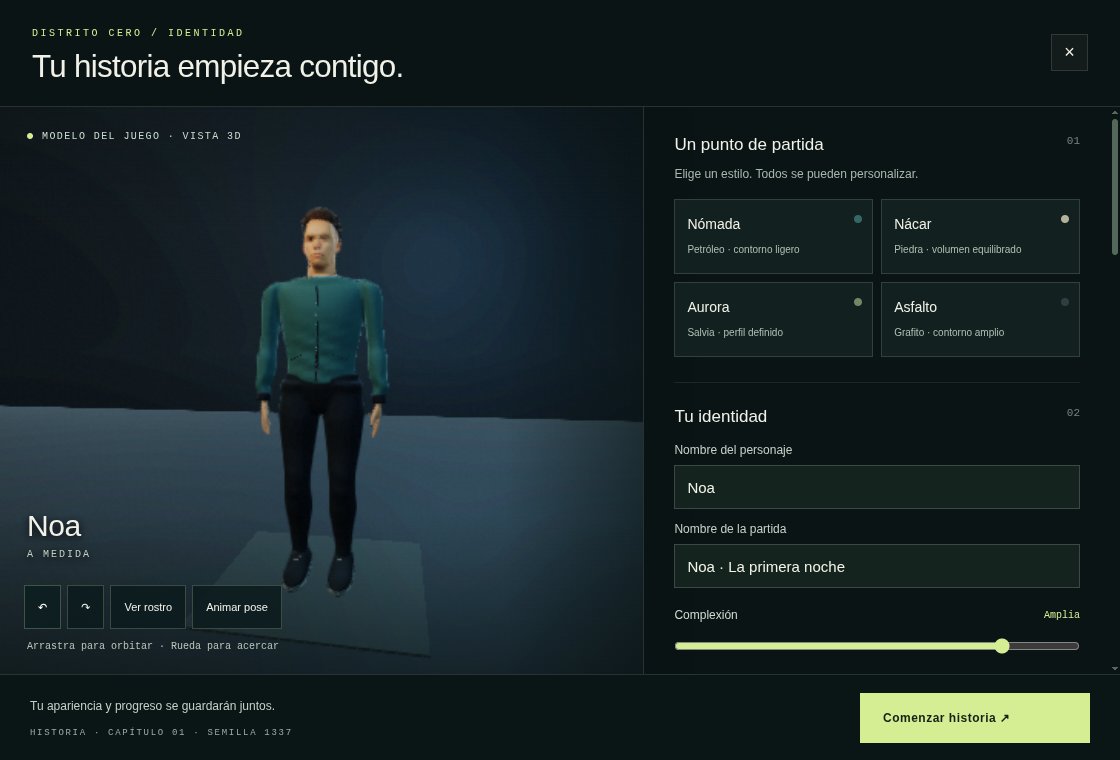
#> input picture qa/v016/01-editor.png, 1120 x 760 px, given in place of review-before-run.png, which was not available
$ python compose_organic_reviews.py
#> lines starting #> are read from the running program, lines starting #| are printed output that depends on the picture; pictures that were not available may be replaced by others from this repository, and a replacement may not be noted
from pathlib import Path
from PIL import Image,ImageDraw,ImageFont
R=Path(__file__).resolve().parents[1];Q=R/'qa/v013';OUT=Path('/mnt/data')
font='/usr/share/fonts/truetype/dejavu/DejaVuSans.ttf'
F=lambda n:ImageFont.truetype(font,n)
def pair(names,labels,out,crop,title,sub):
#> called with out = 'distrito-cero-v0.13-comparacion.jpg', crop = (250, 205, 805, 747), title = 'DISTRITO CERO / MOVIMIENTO'
 ims=[Image.open(Q/name).convert('RGB').crop(crop)for name in names]
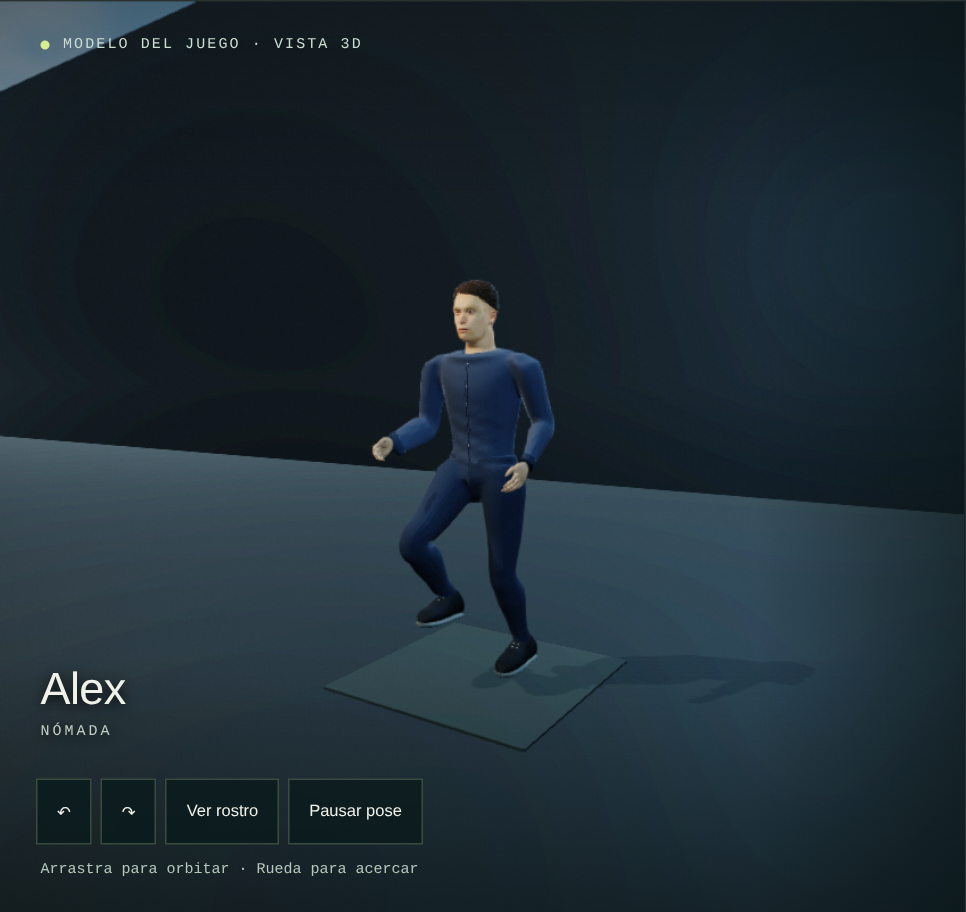
#> input picture qa/v016/review-run.png, 966 x 912 px, found by its file name
#> ims = 2 items
 assert ims[0].size==ims[1].size
 w,h=ims[0].size;gap=16;margin=28;top=102;bottom=52
#> after `w, h = ims[0].size`: w = 555; h = 542
 sheet=Image.new('RGB',(w*2+gap+margin*2,h+top+bottom),(12,21,28));d=ImageDraw.Draw(sheet)
#> after `sheet = Image.new('RGB', (w * 2 + gap + margin * 2, h + top + bottom),`:
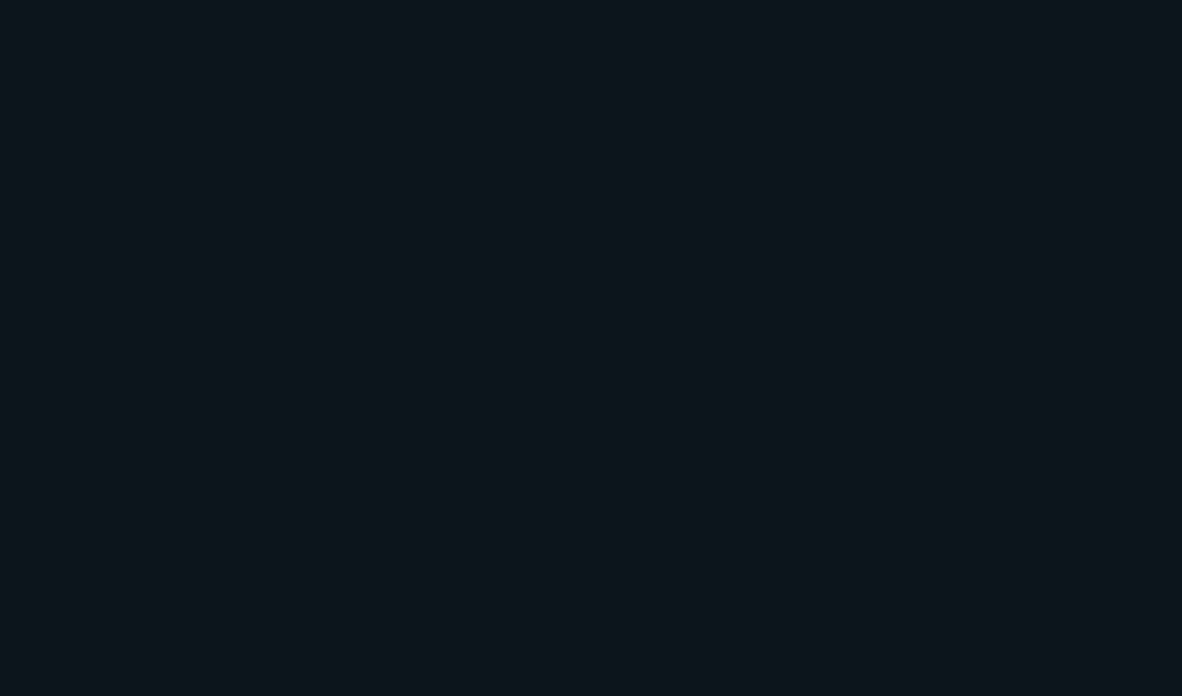
#> sheet: PIL image 1182x696 RGB; mean R, G, B 12, 21, 28
 d.text((margin,19),title,font=F(23),fill=(232,240,241))
 for i,im in enumerate(ims):
  x=margin+i*(w+gap);d.text((x,65),labels[i],font=F(16),fill=(192,221,206));sheet.paste(im,(x,top))
#> this loop made 2 passes
#> x on passes 1 to 2: 28, 599
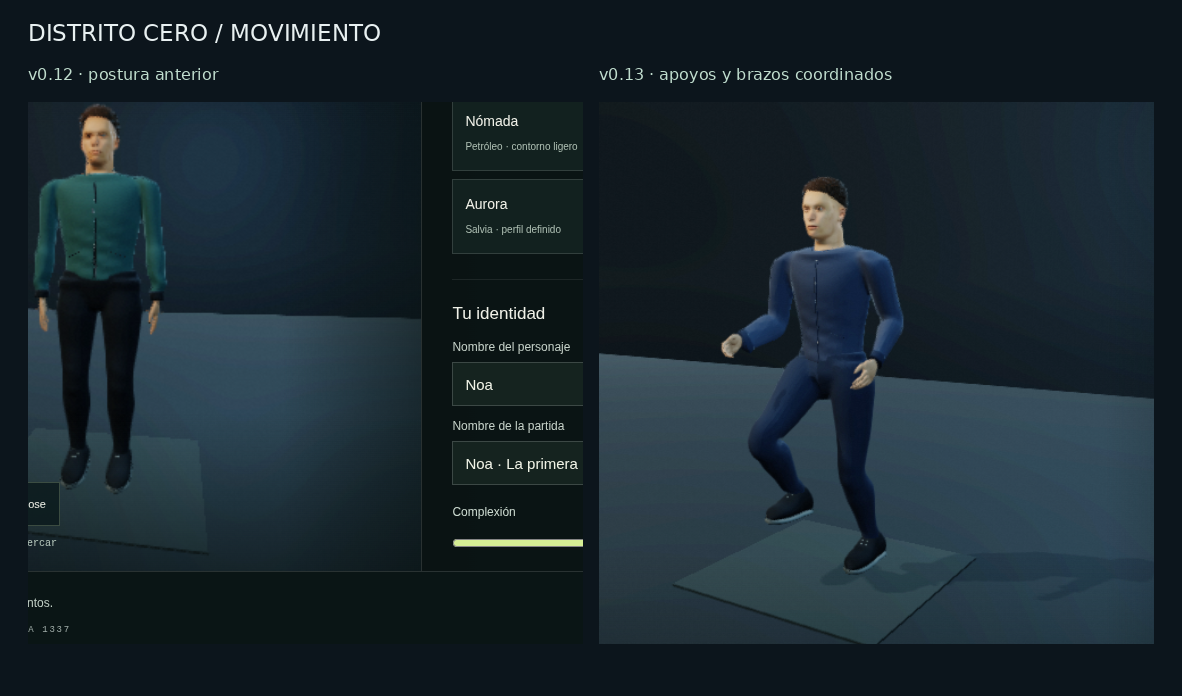
#> sheet: PIL image 1182x696 RGB; mean R, G, B 25.6, 39.3, 46.8
 d.text((margin,top+h+16),sub,font=F(12),fill=(181,197,203));sheet.save(OUT/out,quality=94)
pair(['review-before-run.png','review-run.png'],['v0.12 · postura anterior','v0.13 · apoyos y brazos coordinados'],'distrito-cero-v0.13-comparacion.jpg',(250,205,805,747),'DISTRITO CERO / MOVIMIENTO','Motor real · misma cámara, luz, velocidad y fase de referencia · sin retoque del personaje')
pair(['review-hand.png','review-grip.png'],['Mano abierta','Flexión de estudio'],'distrito-cero-v0.13-manos.jpg',(275,220,752,690),'DISTRITO CERO / MANOS','Capturas del motor · no es contacto físico por dedo ni una nueva malla escaneada')
#> call 2 of pair, with out = 'distrito-cero-v0.13-manos.jpg', crop = (275, 220, 752, 690), title = 'DISTRITO CERO / MANOS'
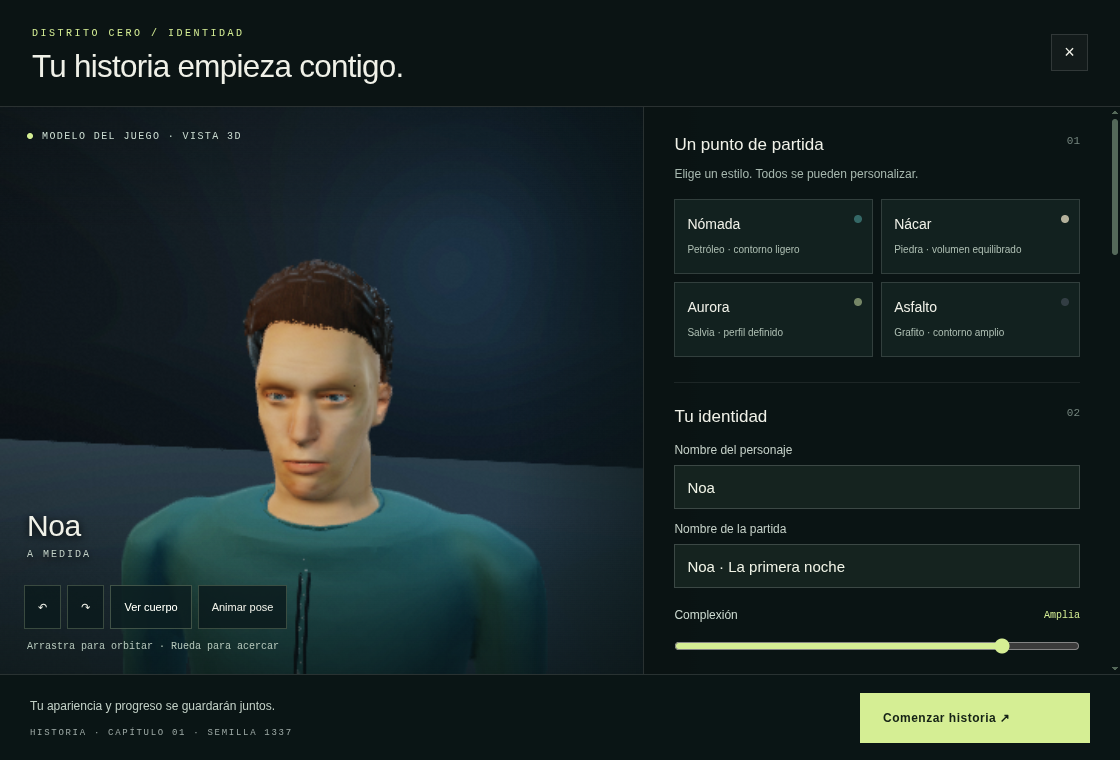
#> input picture qa/v016/02-editor-face.png, 1120 x 760 px, given in place of review-hand.png, which was not available
#> the loop in pair (call 2), `for i,im in enumerate(ims):` made 2 passes
#> x on passes 1 to 2: 28, 521
#> in pair (call 2), `d.text((margin, top + h + 16), sub, font=F(12), fill=(181, 197, 203))`:
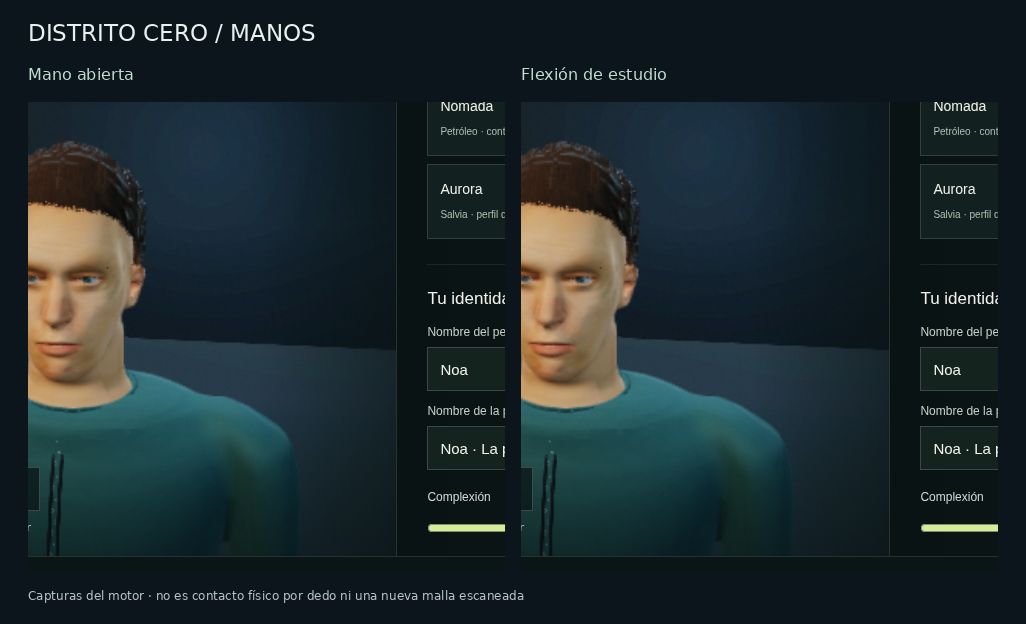
#> saved as distrito-cero-v0.13-manos.jpg: PIL image 1026x624 RGB; mean R, G, B 29.6, 42, 45.1
